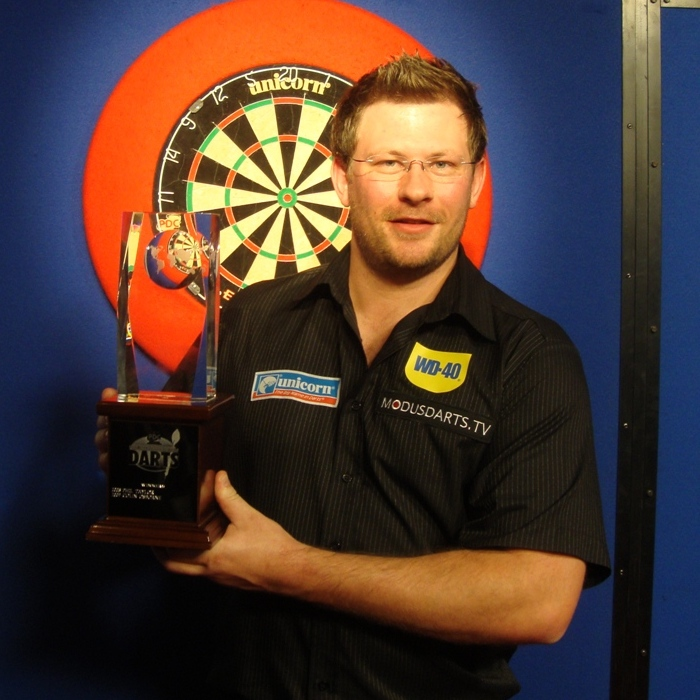
#> input picture course-work/dart4.jpg, 700 x 700 px
$ python face.py
#> lines starting #> are read from the running program, lines starting #| are printed output that depends on the picture; after the words box and inside, x2 and y2 are one past the last pixel; in counts of white or black regions, pixels touching at a corner belong together; long printed decimals are rounded
import numpy as np
import cv2

sample = ["dart4.jpg", "dart5.jpg", "dart13.jpg", "dart14.jpg", "dart15.jpg"]
ground_truth = [[(351, 99, 117,173)],[(65,148,56,58), (253,171,48,64), (379,195,62,53), (513,179,60,64), (652,190,49,59), (54,251,60,70), (194,215,54,68), (296,238,50,71), (427,234,56,72), (562,250,59,65), (682,244,48,68)], [(425,120,101,130)], [(473,214,75,104), (727,189,98,103)],[] ]

cascade = cv2.CascadeClassifier('frontalface.xml')

def detectAndDisplay( img_file, counter ):
    # load input image in grayscale mode
#> called with img_file = 'dart4.jpg', counter = 0
    img = cv2.imread(img_file)
#> img is the input picture: shape (700, 700, 3); mean B, G, R 51.3, 58, 77.5
    gray_img = cv2.cvtColor(img, cv2.COLOR_BGR2GRAY)
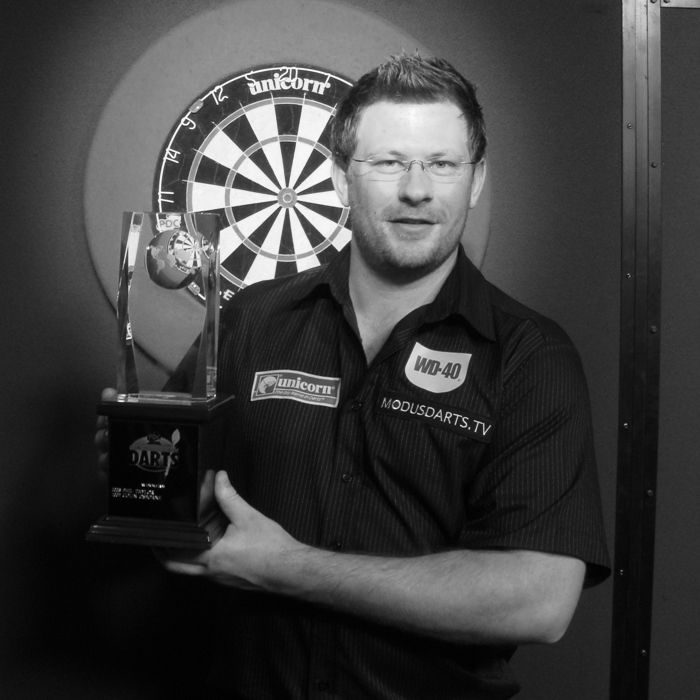
#> gray_img: shape (700, 700); min 0, max 253, mean 63.1

    faces = cascade.detectMultiScale( gray_img, 1.1, 1)
#> faces = [[345, 109, 140, 140]]

    for (x,y,w,h) in faces:
        img = cv2.rectangle(img,(x,y),(x+w,y+h),(0,255,0),2)
#> this loop made 1 pass
#> pass 1, in detectAndDisplay, `img = cv2.rectangle(img,(x,y),(x+w,y+h),(0,255,0),2)`:
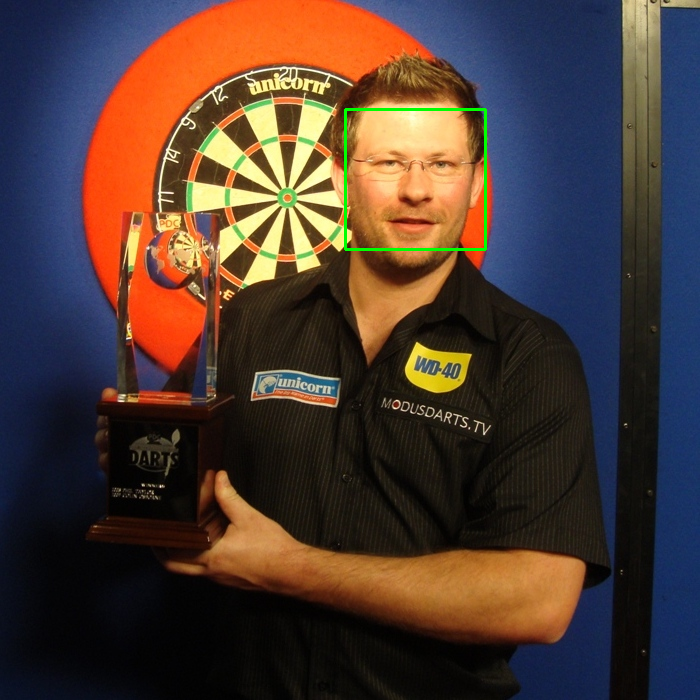
#> img: shape (700, 700, 3); 0.34% of pixels changed, all inside (x1, y1, x2, y2) = (344, 108, 487, 251)

    for (x,y,w,h) in ground_truth[counter]:
        img = cv2.rectangle(img,(x,y),(x+w,y+h),(0,0,255),2)
#> this loop made 1 pass
#> pass 1, in detectAndDisplay, `img = cv2.rectangle(img,(x,y),(x+w,y+h),(0,0,255),2)`:
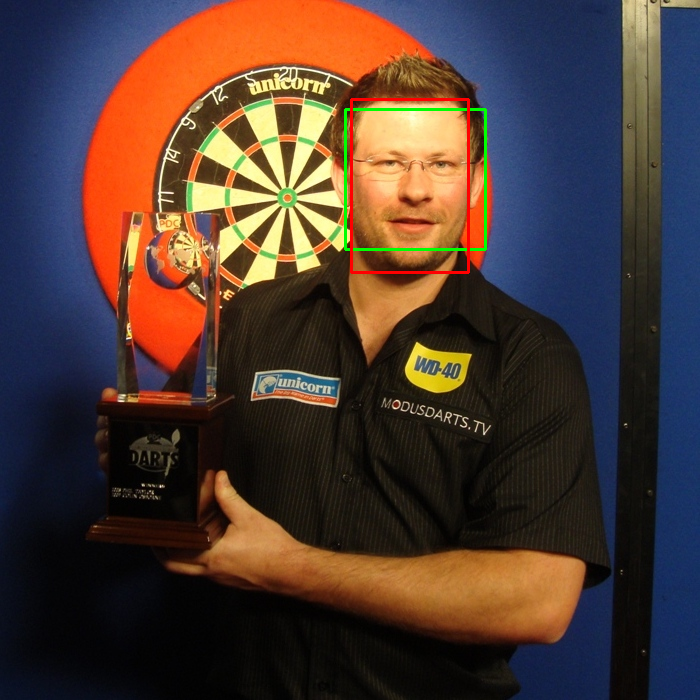
#> img: shape (700, 700, 3); 0.35% of pixels changed, all inside (x1, y1, x2, y2) = (350, 98, 470, 274)

    print(counter + 1 , " - Faces found: ", len(faces), "Expected: ", len(ground_truth[counter]))
#| 1  - Faces found:  1 Expected:  1

    tpos = 0
    for face in faces:
        for actualFace in ground_truth[counter]:
            result = intersectionOverUnion( face, actualFace )
            if result > 0:
                tpos += 1
#> this loop made 1 pass
#> after the loop, tpos = 1

    positives = len(faces)
#> positives = 1
    falseNegative = len(ground_truth[counter]) - tpos
#> falseNegative = 0

    f1 = f1Score(tpos, positives, falseNegative)
    tpr = tpos / positives

    print("True Positive Rate: ", tpr, "True Positives: ", tpos, "Positives: ", len(faces), "F1-Score: ", f1)
    # cv2.imshow('img', img)
    # cv2.waitKey(0)
    # cv2.destroyAllWindows()

def intersectionOverUnion( box1, box2 ):
    (x1, y1, w1, h1) = box1
    (x2, y2, w2, h2) = box2

    left = np.maximum(x1, x2)
    right = np.minimum(x1+w1, x2+w2)
    top = np.maximum(y1, y2)
    bottom = np.minimum(y1+h1, y2+h2)

    if left > right:
        intersec = 0
    elif bottom < top:
        intersec = 0
    else:
        intersec = (right-left) * (bottom-top)

    # Calculate the area of union
    union = w1 * h1 + w2 * h2 - intersec

    # Calculate the IOU/Jaccard Index
    jaccard = intersec / union

    if jaccard < 0.6:
        return 0
    else:
        return jaccard

def f1Score(tpos, positives, falseNegative):
#> called with tpos = 1, positives = 1, falseNegative = 0
    if positives > 0 and tpos+falseNegative > 0:
        precision = tpos/(positives)
#> precision = 1
        recall = tpos/(tpos+falseNegative)
#> recall = 1
    else:
        return 0
    f1Score = 2*(recall*precision)/(recall+precision)
#> f1Score = 1
    return f1Score

def main():
    counter = 0
    for img_file in sample:
        detectAndDisplay( img_file, counter )
#| True Positive Rate:  1.0 True Positives:  1 Positives:  1 F1-Score:  1.0
        counter += 1
#> pass 2 of the loop in main, `for img_file in sample:`:
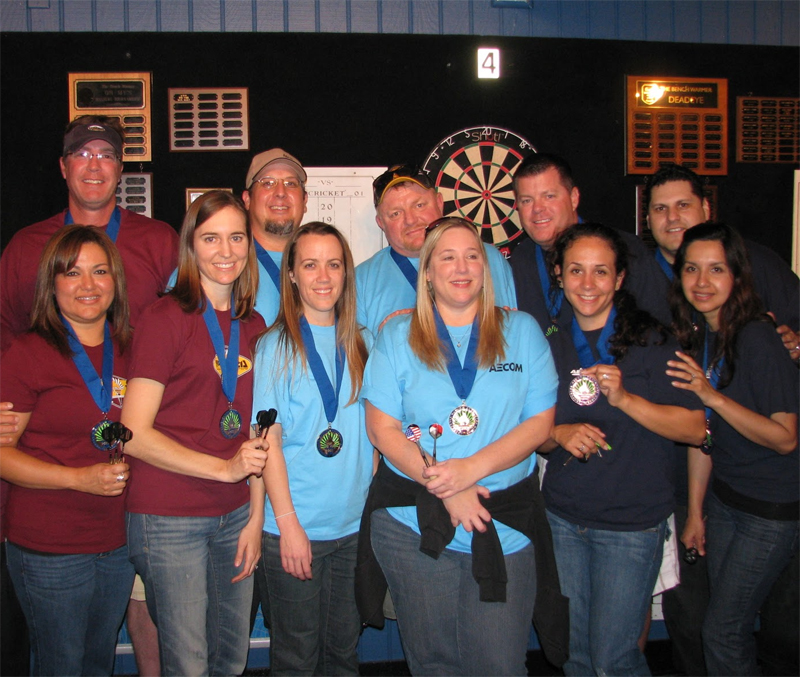
#> input picture course-work/dart5.jpg, 800 x 677 px
#> in detectAndDisplay, img is the input picture: shape (677, 800, 3); mean B, G, R 68.7, 67, 80.7
#> in detectAndDisplay (call 2), `gray_img = cv2.cvtColor(img, cv2.COLOR_BGR2GRAY)`:
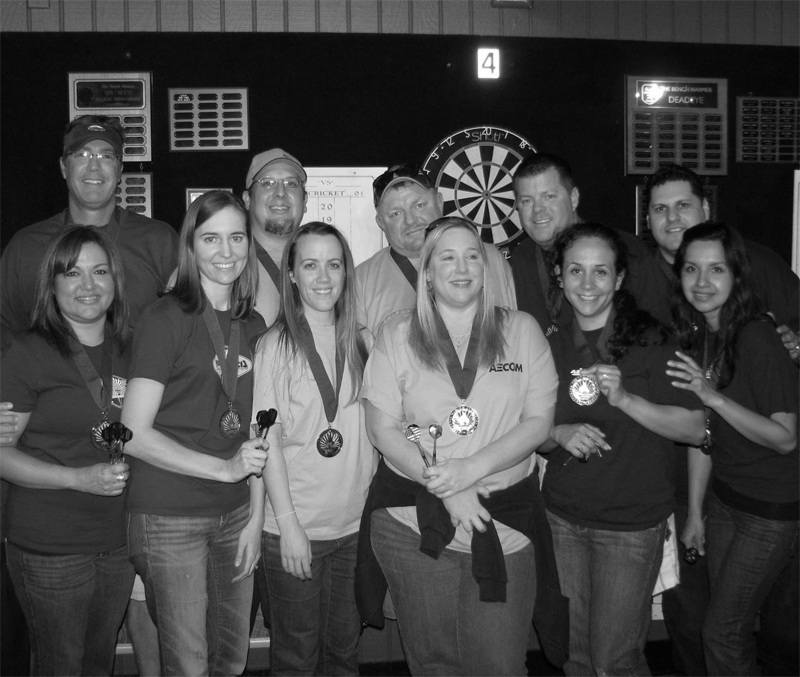
#> gray_img: shape (677, 800); min 0, max 255, mean 71.3
#> faces = 20 rows, first 6: [104, 463, 27, 27], [628, 145, 29, 29], [74, 136, 42, 42], [190, 214, 65, 65], [286, 388, 40, 40], [511, 176, 58, 58]
#> the loop in detectAndDisplay (call 2), `for (x,y,w,h) in faces:` made 20 passes
#> after the loop in detectAndDisplay (call 2), `for (x,y,w,h) in ground_truth[counter]:`:
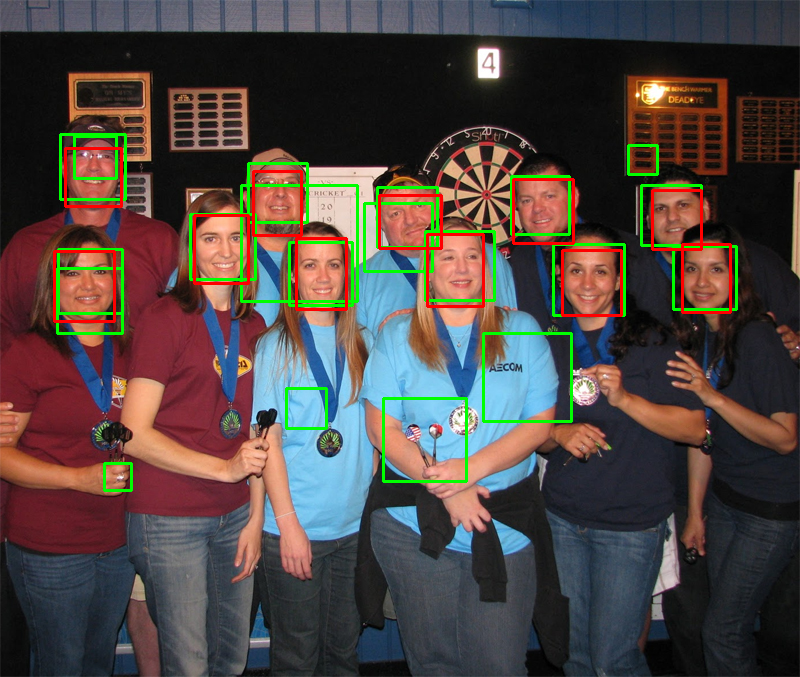
#> img: shape (677, 800, 3); mean B, G, R 65.6, 69.7, 79.6
#| 2  - Faces found:  20 Expected:  11
#> the loop in detectAndDisplay (call 2), `for face in faces:` made 20 passes
#> face on passes 6 to 13: [511, 176, 58, 58], [641, 185, 60, 60], [289, 242, 63, 63], [673, 246, 63, 63], [58, 249, 64, 64], [248, 163, 59, 59], [425, 231, 69, 69], [553, 244, 71, 71]
#| True Positive Rate:  0.5 True Positives:  10 Positives:  20 F1-Score:  0.6452
#> pass 3 of the loop in main, `for img_file in sample:`:
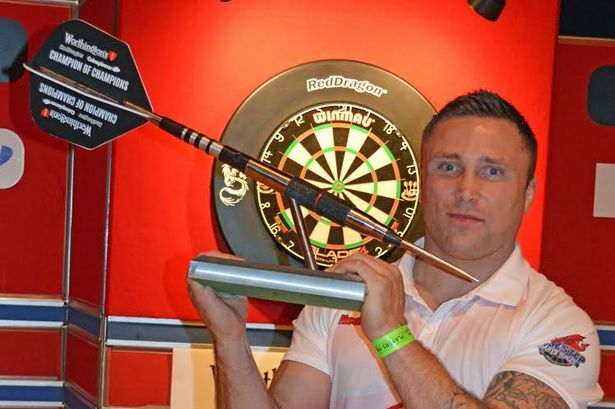
#> input picture course-work/dart13.jpg, 615 x 409 px
#> in detectAndDisplay, img is the input picture: shape (409, 615, 3); mean B, G, R 65.8, 83.5, 162.8
#> in detectAndDisplay (call 3), `gray_img = cv2.cvtColor(img, cv2.COLOR_BGR2GRAY)`:
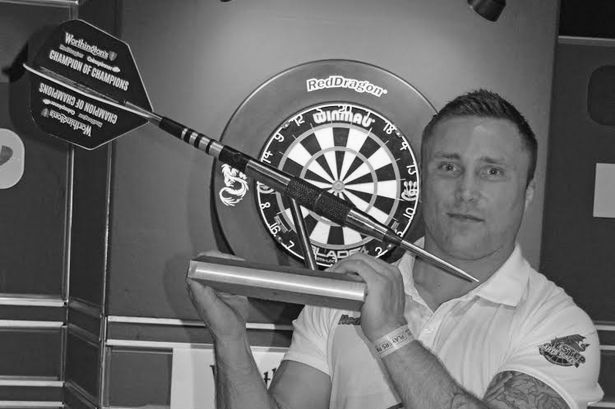
#> gray_img: shape (409, 615); min 1, max 254, mean 105.2
#> the loop in detectAndDisplay (call 3), `for (x,y,w,h) in faces:` made 2 passes
#> (x, y, w, h) on passes 1 to 2: (206, 166, 49, 49), (413, 124, 121, 121)
#> the loop in detectAndDisplay (call 3), `for (x,y,w,h) in ground_truth[counter]:` made 1 pass
#> pass 1, in detectAndDisplay (call 3), `img = cv2.rectangle(img,(x,y),(x+w,y+h),(0,0,255),2)`:
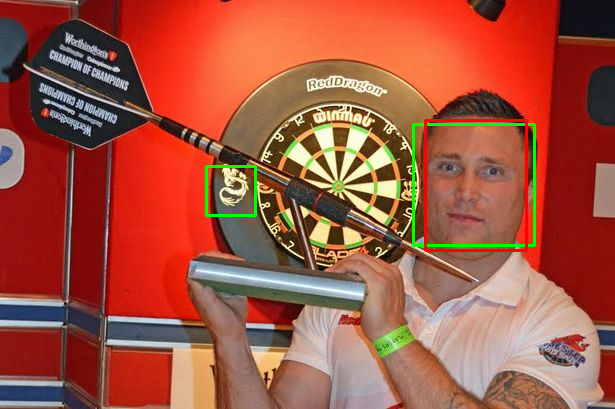
#> img: shape (409, 615, 3); mean B, G, R 65.1, 84.5, 162.2
#| 3  - Faces found:  2 Expected:  1
#> the loop in detectAndDisplay (call 3), `for face in faces:` made 2 passes
#| True Positive Rate:  0.5 True Positives:  1 Positives:  2 F1-Score:  0.6667
#> the loop made 5 passes; the first 3 are shown

main()
